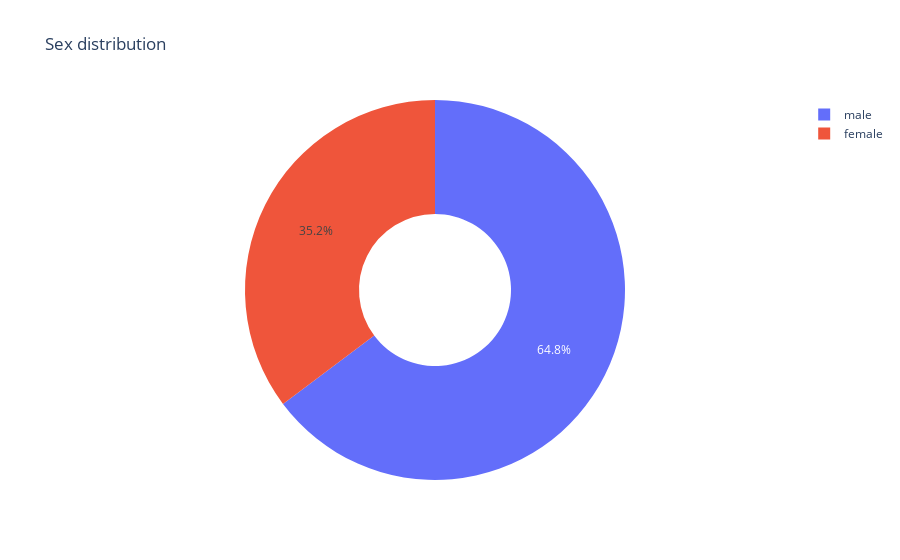

The notebook cell saved with this chart:
### Code cell
#distribution of gender
plt=px.pie(df,names="Sex",title="Sex distribution",hole=0.4)
plt.show()

### Figure 1 — Plotly figure (JSON) as saved in the notebook; plotly's stock layout.template omitted (floating-point values rounded to 4 significant figures; data arrays with more than 128 entries replaced by an {"elided": "..."} marker saying what was removed)
{"data": [{"domain": {"x": [0, 1], "y": [0, 1]}, "hole": 0.4, "hovertemplate": "Sex=%{label}<extra></extra>", "labels": {"elided": "891 str values"}, "legendgroup": "", "name": "", "showlegend": true, "type": "pie"}], "layout": {"legend": {"tracegroupgap": 0}, "title": {"text": "Sex distribution"}}}
